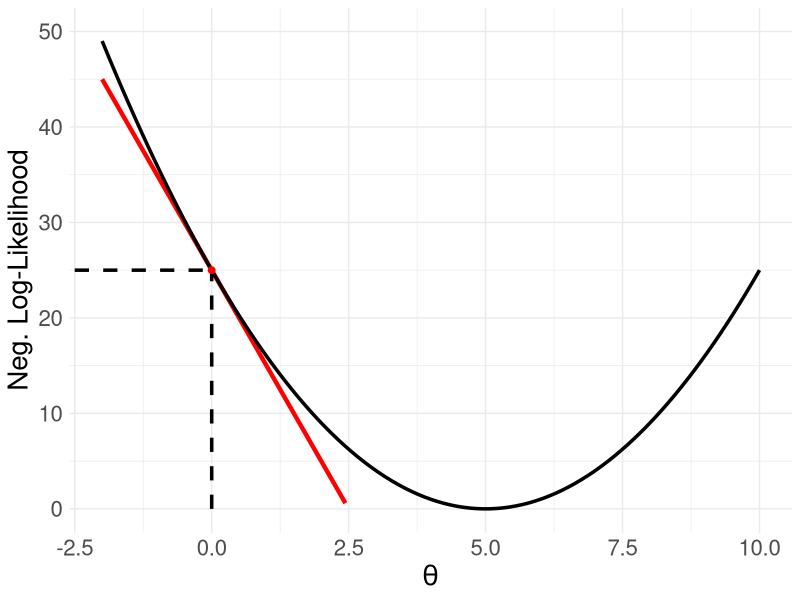
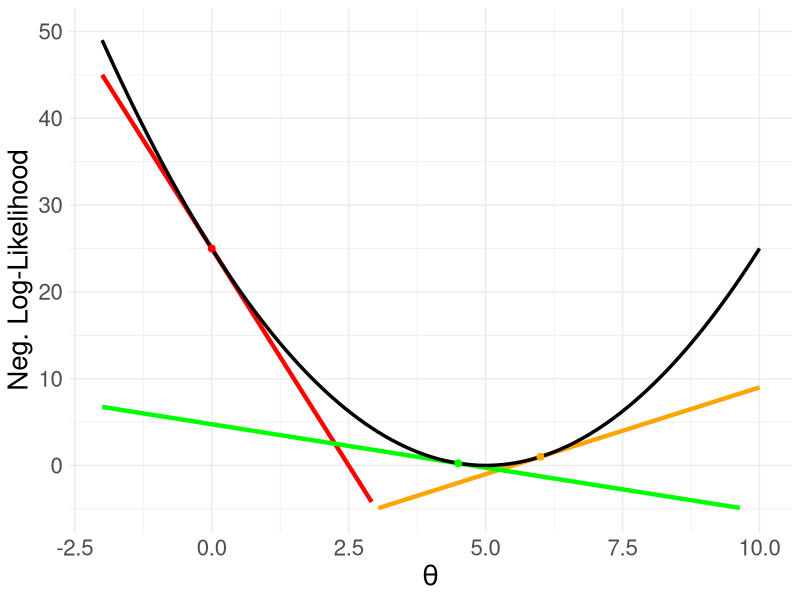
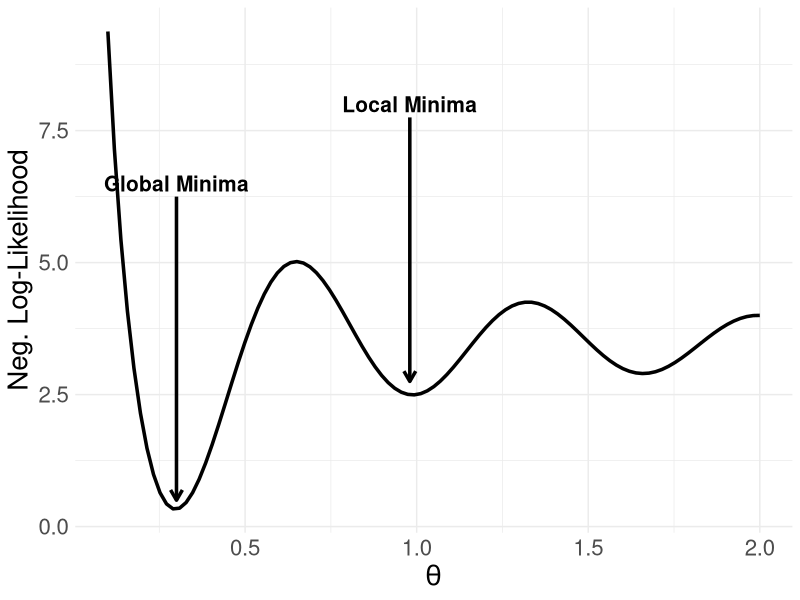

Write R code to recreate these figures, in order.
## ---- chunk 1
knitr::opts_chunk$set(echo = FALSE)
library(tidyverse)
## ---- chunk 2

ggplot(data = data.frame(x = 0), mapping = aes(x = x)) +
  stat_function(fun = function(x) (25-10*x), color = "red", size = 1.5) +
  stat_function(fun = function(x) (x-5)^2, size = 1.2) +
  
  geom_linerange(x = 0, ymin = 0, ymax = 25, linetype = "dashed", size = 1.2) +
  geom_segment(x=-2.5,xend=0,y=25,yend=25, linetype = "dashed", size = 1.2) +
  geom_point(x = 0, y = 25, color = "red", size = 2) + 
  xlim(-2,10) +
  ylim(0,50) +
  labs(y = "Neg. Log-Likelihood", x = expression(theta)) + 
  theme_minimal() +
  theme(text = element_text(size = 20))
## ---- chunk 3

ggplot(data = data.frame(x = 0), mapping = aes(x = x)) +
  stat_function(fun = function(x) (25-10*x), color = "red", size = 1.5) +
  stat_function(fun = function(x) (2*x-11), color = "orange", size = 1.5) +
  stat_function(fun = function(x) (4.75-x), color = "green", size = 1.5) +
  stat_function(fun = function(x) (x-5)^2, size = 1.2) +
  
  geom_point(x = 0, y = 25, color = "red", size = 2) + 
  geom_point(x = 6, y = 1, color = "orange", size = 2) + 
  geom_point(x = 4.5, y = 0.25, color = "green", size = 2) + 
  xlim(-2,10) +
  ylim(-5,50) +
  labs(y = "Neg. Log-Likelihood", x = expression(theta)) + 
  theme_minimal() +
  theme(text = element_text(size = 20))
## ---- chunk 4
ggplot(data = data.frame(x = 0), mapping = aes(x = x)) +
  stat_function(fun = function(x) (cos(3*pi*x)/x + 3.5), color = "black", size = 1.2) +
  xlim(0.1,2) +
  geom_segment(x = 0.3, xend = 0.3, y = 6.25, yend = 0.5,
               arrow = arrow(length = unit(0.3, "cm")), size = 1.2) + 
  geom_text(x = 0.3, y = 6.5, label = "Global Minima", size = 5.3, fontface = "bold") + 
  
  geom_segment(x = 0.98, xend = 0.98, y = 7.75, yend = 2.75,
               arrow = arrow(length = unit(0.3, "cm")), size = 1.2) + 
  geom_text(x = 0.98, y = 8, label = "Local Minima", size = 5.3, fontface = "bold") + 
  
  
  labs(y = "Neg. Log-Likelihood", x = expression(theta)) + 
  theme_minimal() +
  theme(text = element_text(size = 20))
